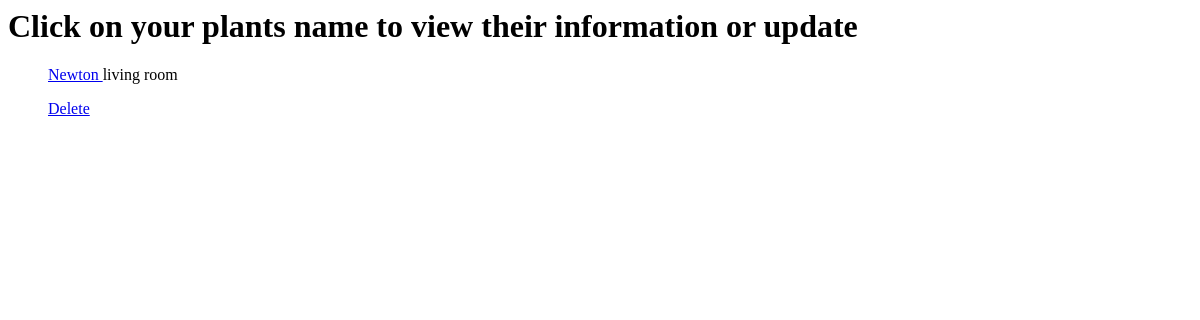
/plants/, run on an earlier commit of the app's database.
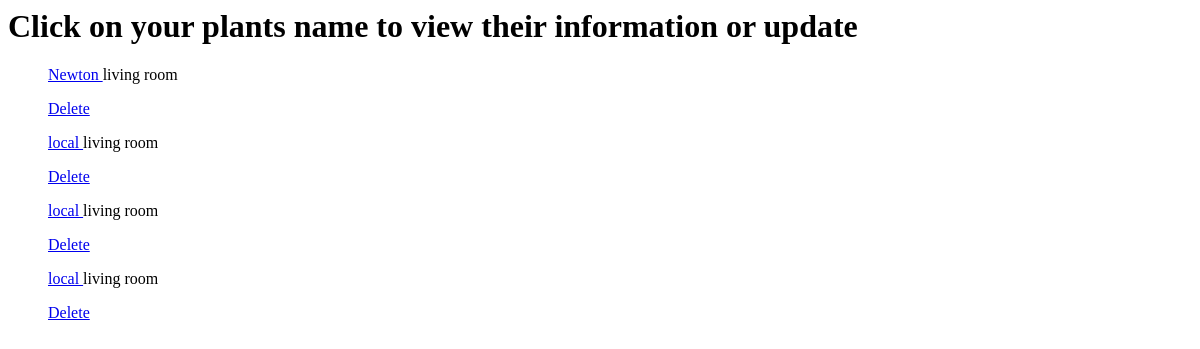
And on a later commit of the database.
### plants/models.py (models this page shows)
class plants(models.Model):
	name= models.CharField(max_length=50)
	location=models.CharField(max_length=200)
	frequency=models.PositiveSmallIntegerField()
	last_watered=models.DateField()
	def get_absolute_url(self):
		return reverse('update-plant', kwargs={"pk": self.pk})
	def get_delete(self):
		return reverse('delete-plant', kwargs={"pk": self.pk})

### plants/views.py (the view)
# urls.py: path('', PlantListView.as_view(), name= 'plants'),
class PlantListView(ListView):
	template_name= 'plants/plants_list.html'
	queryset = plants.objects.all()

### plants/templates/plants/plants_list.html (shortened to what this page needs)
{% extends "base.html" %}
{% block content%}
<h1> Click on your plants name to view their information or update</h1>
{% for instance in object_list%}
	<ul> <a href= '{{ instance.get_absolute_url }}'>{{instance.name}} </a>{{instance.location}}</p>
		<form action= '.' method='POST'> {% csrf_token %} <a href='{{ instance.get_delete }}'>Delete </a>
	</ul>
{%endfor%}
{% endblock%}

### plants/templates/base.html (shortened to what this page needs)
<idoctype html>
<html>
<head>
</head>
<body>
{% block content%}
{%endblock%}
</body>
</html>

What changed in the data, as far as the page shows it:
added plants: name "local", location "living room"
added plants: name "local", location "living room"
added plants: name "local", location "living room"
